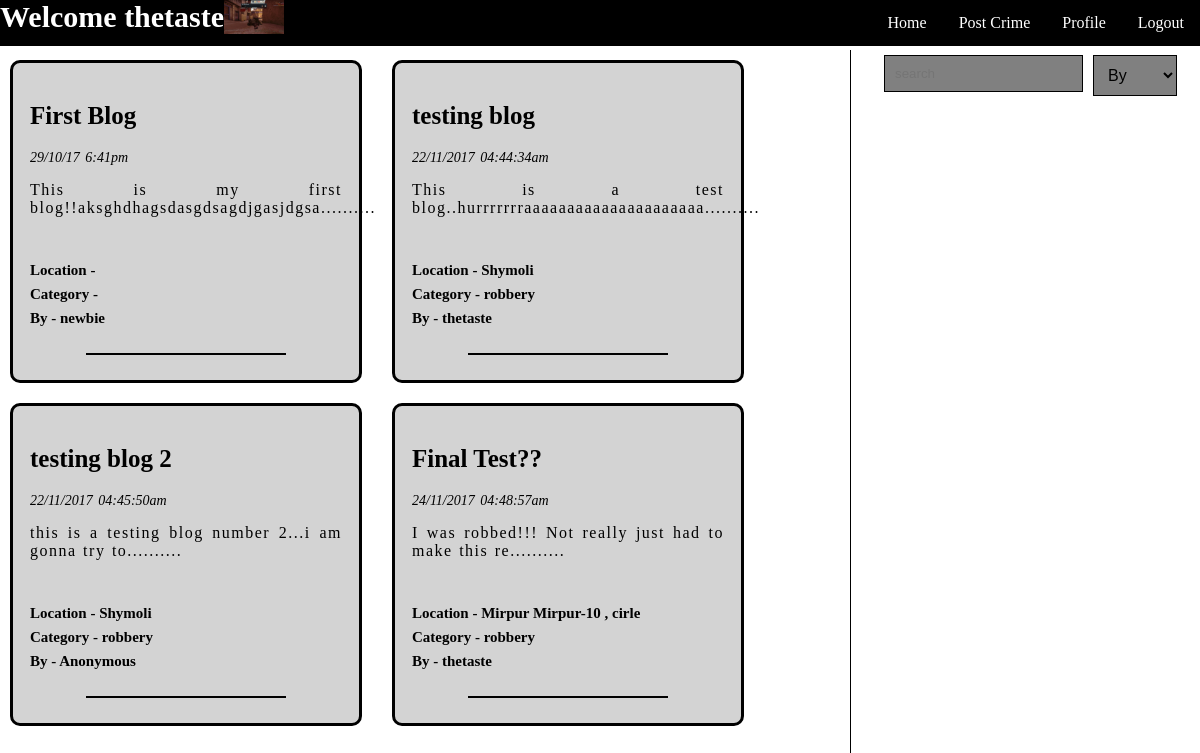
The page / (signed in) on the database its author committed.
### tables this page shows
CREATE TABLE `blogs` (
  `blog_id` int(11) NOT NULL,
  `title` varchar(100) DEFAULT NULL,
  `body` text,
  `datetime` varchar(70) DEFAULT NULL,
  `attachment` longblob,
  `blogger_id` int(11) DEFAULT NULL,
  `name_hidden` tinyint(1) DEFAULT NULL,
  `location` text,
  `category` varchar(50) DEFAULT NULL,
  `del` tinyint(1) DEFAULT '0'
);

CREATE TABLE `users` (
  `user_id` int(11) NOT NULL,
  `fname` varchar(80) DEFAULT NULL,
  `lname` varchar(80) DEFAULT NULL,
  `age` int(11) DEFAULT NULL,
  `bdate` varchar(11) DEFAULT NULL,
  `username` varchar(120) DEFAULT NULL,
  `email` varchar(50) DEFAULT NULL,
  `password` varchar(100) DEFAULT NULL,
  `pro_pic` varchar(180) DEFAULT NULL,
  `gender` varchar(20) DEFAULT NULL,
  `role` int(11) DEFAULT NULL,
  `del` tinyint(1) DEFAULT '0'
);

### Controllers/login_controller.php (called while the page is built, shortened)
<?php
require_once(get_include_path()."\Projects\aiub project\Models\UserModel.php");
class Login{
    protected $logged = false;
    protected $user = NULL;
    function Login()
    {
        $this->user = new UserModel();
        if(isset($_SESSION['logged_in']))
        {
        	$this->logged = $_SESSION["logged_in"];
            $this->user->setUsername($_SESSION["username"]);
            $this->user->setUserId($_SESSION["user_id"]);
        }
    }
    function isLogged()
    {
        return $this->logged;
    }
    function getUsername()
    {
        return $this->user->getUsername();
    }
}
 ?>

### Models/UserModel.php (called while the page is built, shortened)
<?php
require_once('Models.php');
class UserModel extends Models{
    private $username = "";
    function UserModel( $username = "" ,  $userid = 0, $fname = "", $lname = "", $age = 0, $bdate = "", $email = "", $password = "", $pro_pic = NULL, $gender = "")
    {
        $this->username = $username;
    }
    function setUsername($username)
    {
        $this->username = $username;
    }
    function getUsername()
    {
        return $this->username;
    }
}
 ?>

### Controllers/BlogController.php (called while the page is built, shortened)
<?php
require(get_include_path()."\Projects\aiub project\Models\BlogModel.php");
class BlogController{
    private $blog;
    function BlogController()
    {
        $this->blog = new BlogModel();
    }
    function getAllBlogs()
    {
        return $this->blog->allBlogs();
    }
    function bloggerName($id)
    {
        return $this->blog->getBloggerName($id);
    }
}
 ?>

### Models/Models.php (called while the page is built, shortened)
<?php
class Models{
    public $server;
    public $user;
    public $pass;
    public $db;
    protected $conn;
    function Models($server = "localhost:3306" , $user = "root" , $pass ="" , $db = "is_that_crime")
    {
        $this->server = $server;
        $this->user = $user;
        $this->pass = $pass;
        $this->db = $db;
    }
    private function openConnection()
    {
        $this->conn = new mysqli($this->server , $this->user , $this->pass , $this->db);
        if($this->conn->connect_error)
        {
            $this->errorMessage($this->conn->connect_error);
            return false;
        }
        else
            return true;
    }
    function executeQuery($query)
    {
        if($this->openConnection())
        {
            if($this->result = $this->conn->query($query))
            {
                if($this->result->num_rows > 0)
                {
                    return $this->result;
                }
                else
                {
                    $this->closeConnection();
                    return false;
                }
            }
            else
            {
                $this->errorMessage($this->conn->error);
                return false;
            }
        }
        else
        {
            $this->errorMessage($this->conn->error);
            return false;
        }
    }
}
?>

### Models/BlogModel.php (called while the page is built, shortened)
<?php
require_once("Models.php");
class BlogModel extends Models{
    function allBlogs()
    {
        $result = $this->executeQuery("select * from blogs where del = false;");
        if($result->num_rows > 0)
            return $result;
        else
            return false;
    }
    function getBloggerName($id)
    {
        $name = $this->executeQuery("select username from users where user_id in (select blogger_id from blogs where blogger_id = $id);");
        if($name->num_rows > 0)
        {
            $name = $name->fetch_assoc();
            $name = $name["username"];
            return $name;
        }
        else
            return false;
    }
}
 ?>

### index.php (the view, shortened to what this page needs)
<html>
<head>
    <link rel="stylesheet" type="text/css" href="css/index_style.css">
</head>
<body>
    <div>
    <navigation>
        <ul>
            <?php
            require("Controllers/login_controller.php");
            $login = new Login();
            if($login->isLogged())
            {
                echo "<li><b class = \"navigationb\">Welcome ". $login->getUsername(). "</b></li><img id='pro_pic' src='{$_SESSION['pro_pic']}'/>";
                echo "<li class = \"right-li\"><a href = 'Views/action/logout.php'>Logout</a></li>";
            }
            else
            {
                echo "<li><b class = \"navigationb\">Hello World</b></li>";
                echo "<li class = \"right-li\"><a href = 'Views/login.php'>Login</a></li>";
            }
            if($login->isLogged())
                echo "<li class = \"right-li\"><a href = 'Views/user_info.php'>Profile</a></li>";
            else
                echo "<li class = \"right-li\"><a href = 'Views/signup.php'>Signup</a></li>";
                echo "<li class = \"right-li\"><a href = 'Views/crime_post.php'>Post Crime</a></li>";
                echo " <li class = \"right-li\"><a href = 'http://localhost:".$_SERVER['SERVER_PORT']."/Projects/aiub project/index.php'>Home</a></li>";
            ?>
        </ul>
    </navigation>
<article>
     <div id = "all_blogs">
            <?php
                require_once("Controllers/BlogController.php");
                $blog = new BlogController();
                if($result = $blog->getAllBlogs())
                {
                    while($row = $result->fetch_assoc())
                    {
                        $blogger = "Anonymous";
                        $body = $row["body"];
                        if(strlen($body) > 50)
                        {
                            $body = substr($body , 0 , 51);
                            $body = $body."..........";
                        }
                        if(!$row["name_hidden"])
                        {
                            $blogger_id = $row["blogger_id"];
                            $blogger = $blog->bloggerName($blogger_id);
                        }
                        echo "<div id = \"single_blog\">";
                        echo "<div id =\"single_blog_content\">";
                            echo "<h5>"."<a class = \"blog_title\" href = 'Views/blog.php/?blog_id=".$row['blog_id']."'>".$row['title']."</a></h5>";
                            echo "<p class = \"datetime\">{$row['datetime']}</p>";
                            echo "<p class = \"body\">$body</p><br>";
                            echo "<p class=\"bold-blog-content\">Location - ".$row["location"]. "</p>";
                            echo "<p class=\"bold-blog-content\">Category - ".$row["category"]. "</p>";
                            echo "<p class=\"bold-blog-content\">By - $blogger</p>";
                            echo "<hr/>";
                        echo "</div>";
                        echo "</div>";
                    }
                }
                else
                {
                    echo "<div id = \"single_blog\">";
                    echo "<div id =\"single_blog_content\">";
                        echo "<h1>No Crime Blogs To See</h1>";
                    echo "</div>";
                    echo "</div>";
                }
            ?>
        </div>
        <div id = "right-content">
            <input type="text" name="serach" id = "searchbox" placeholder="search">
            <select name="by" id = "searchby">
                    <option value = "by"> By </option>
            </select>
        </div>
</article>
</div>
</body>
</html>

### css/index_style.css (style rules this page uses)
body { margin:0; }
ul { list-style-type: none; margin: 0; padding: 0; overflow: hidden; background-color: black; position: fixed; width:100%; }
li { float: left; }
li.right-li { float: right; }
li.right-li a { display: block; color: white; text-align: center; padding: 14px 16px; text-decoration: none; }
.navigationb { color: white; font-size:30px; }
#pro_pic { width: 5%; height: 5%; }
#single_blog_content { border-color: transparent; border-style: solid; border-width: 2px; margin: 10px; }
#single_blog { background-color: lightgrey; max-width:40%; height:auto; float:left; margin: 0px 30px 20px 0px; padding:5px; border:3px solid black; border-radius: 10px; text-align:justify; }
#all_blogs { background-color:; width:70%; height:auto; padding:10px 0px 10px 10px; float:left; border-color: transparent; border-style: none; border-right:1px solid black; }
article { padding-top:50px; }
#right-content { background-color:; width:28%; height:auto; padding:5px 0px 5px 0px; float:right; }
#searchby { max-width:40%; height:auto; background-color:grey ; color: black; border: 1px solid black; padding: 10px; margin-left: 10px; top:20px; float:left; cursor:pointer; }
#searchbox { max-width:70%; height:auto; background-color:grey ; color: black; border: 1px solid black; padding: 10px; margin-left: 20px; top:20px; float:left; }
hr { border: solid black; border-width: 2px 0 0;clear: both; margin-top:30px; width: 200px; }
.blog_title { font-size: 25px; text-decoration: none; font-family: ; color:black; font-weight: bold; }
.datetime { font-size: 14px; font-style: italic; color:black; line-height: 0.9; word-spacing: 2; }
.body { font-size: 16px; color:black; letter-spacing: 1.5; word-spacing: 1; }
.bold-blog-content { font-size: 15px; font-weight: bold; color:black; line-height: 0.6; }
select { width: 25%; height: 40px; background-color:lightgrey ; color: black; border: 2px solid darkgrey; padding: 6px 4px; margin-bottom: 10px; font-size: 16px; }

### rows shown on the page
blogs: title "First Blog", datetime "29/10/17 6:41pm", body "This is my first blog!!aksghdhagsdasgdsagdjgasjdgsa..........", blogger.username "newbie"
blogs: title "testing blog", datetime "22/11/2017 04:44:34am", body "This is a test blog..hurrrrrrraaaaaaaaaaaaaaaaaaaaa..........", location "Shymoli", category "robbery", blogger.username "thetaste"
blogs: title "testing blog 2", datetime "22/11/2017 04:45:50am", body "this is a testing blog number 2...i am gonna try to..........", location "Shymoli", category "robbery", blogger "Anonymous"
blogs: title "Final Test??", datetime "24/11/2017 04:48:57am", body "I was robbed!!! Not really just had to make this re..........", location "Mirpur Mirpur-10 , cirle", category "robbery", blogger.username "thetaste"

### other values the page prints
$login->getUsername() "thetaste"
